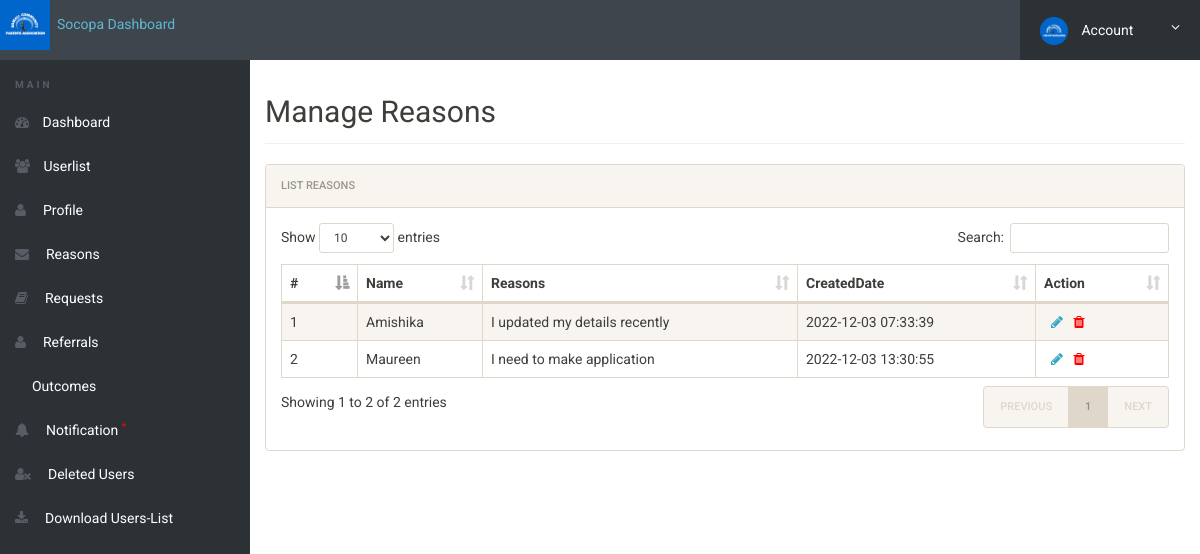
The page /reasons.php (signed in) on the database its author committed.
### tables this page shows
CREATE TABLE `reasons` (
  `id` int(11) NOT NULL,
  `name` varchar(200) DEFAULT NULL,
  `notes` varchar(250) NOT NULL,
  `createdDate` timestamp NOT NULL DEFAULT current_timestamp()
);

### reasons.php (the view, shortened to what this page needs)
<?php
include('includes/config.php');
if(strlen($_SESSION['alogin'])==0)
	{
header('location:index.php');
}
else{
 ?>
<!doctype html>
<html lang="en" class="no-js">
<head>
	<link rel="stylesheet" href="css/font-awesome.min.css">
	<link rel="stylesheet" href="css/bootstrap.min.css">
	<link rel="stylesheet" href="css/dataTables.bootstrap.min.css">
	<link rel="stylesheet" href="css/bootstrap-social.css">
	<link rel="stylesheet" href="css/bootstrap-select.css">
	<link rel="stylesheet" href="css/fileinput.min.css">
	<link rel="stylesheet" href="css/awesome-bootstrap-checkbox.css">
	<link rel="stylesheet" href="css/style.css">
</head>
<body>
	<?php include('includes/header.php');?>
	<div class="ts-main-content">
		<?php include('includes/leftbar.php');?>
		<div class="content-wrapper">
			<div class="container-fluid">
				<div class="row">
					<div class="col-md-12">
						<h2 class="page-title">Manage Reasons</h2>
						<div class="panel panel-default">
							<div class="panel-heading">List Reasons</div>
							<div class="panel-body">
								<table id="zctb" class="display table table-striped table-bordered table-hover" cellspacing="0" width="100%">
									<thead>
										<tr>
										<th>#</th>
                      <th>Name</th>
                      <th>Reasons</th>
					  <th>CreatedDate</th>
					<th>Action</th>
										</tr>
									</thead>
									<tbody>
<?php $sql = "SELECT * from  reasons ";
$query = $dbh -> prepare($sql);
$query->execute();
$results=$query->fetchAll(PDO::FETCH_OBJ);
$cnt=1;
if($query->rowCount() > 0)
{
foreach($results as $result)
{				?>
										<tr>
											<td><?php echo htmlentities($cnt);?></td>
                                            <td><?php  echo htmlentities($result->name);?></td>
											<td><?php  echo htmlentities($result->notes);?></td>
											<td><?php  echo htmlentities($result->createdDate);?></td>
<td>
<a href="edit-reasons.php?edit=<?php echo $result->id;?>" onclick="return confirm('Do you want to Edit');">&nbsp; <i class="fa fa-pencil"></i></a>&nbsp;&nbsp;
<a href="reasons.php?del=<?php echo $result->id;?>&name=<?php echo htmlentities($result->name);?>" onclick="return confirm('Do you want to Delete');"><i class="fa fa-trash" style="color:red"></i></a>&nbsp;&nbsp;
</td>
										</tr>
										<?php $cnt=$cnt+1; }} ?>
									</tbody>
								</table>
							</div>
						</div>
					</div>
				</div>
			</div>
		</div>
	</div>
</body>
</html>
<?php } ?>

### css/style.css (style rules this page uses)
html { font-size: 14px; }
@media only screen and (min-width: 480px) { html { font-size: 17px; } }
@media only screen and (min-width: 768px) { html { font-size: 14px; } }
body { font-size: 1em; }
a { color: #37a6c4; }
.panel { overflow: hidden; }
.page-title { padding-bottom: 15px; margin-bottom: 20px; border-bottom: 1px solid #f0f0f0; }
.ts-main-content .content-wrapper { padding-top: 15px; margin-top: 60px; }
@media only screen and (min-width: 992px) { .ts-main-content .content-wrapper { margin-left: 250px; } }

### rows shown on the page
reasons: name "Amishika", notes "I updated my details recently", createdDate "2022-12-03 07:33:39"
reasons: name "Maureen", notes "I need to make application", createdDate "2022-12-03 13:30:55"
